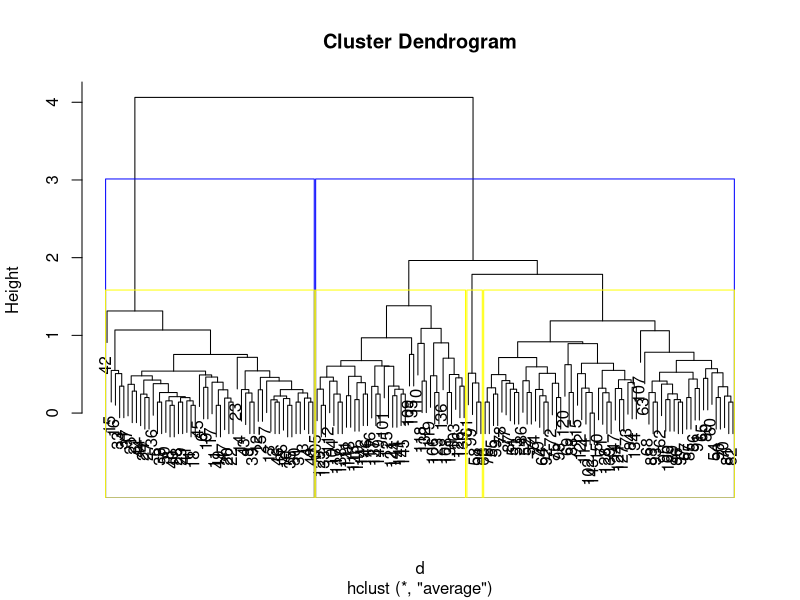

Reproduce this figure in R.
#Working on the iris dataset
iris
new.iris <- iris[1:4]    #removing the labeled column

#Euclidean distance
d = dist(new.iris,method = "euclidean")

#Training the model
model <- hclust(d,method = "average")
model

#plotting the dendrogram
plot(model)

#Dividing the clusters into 4
grps = cutree(model,k=4)
grps

rect.hclust(model,k=2,border = "blue")
rect.hclust(model,k=4,border = "yellow")
